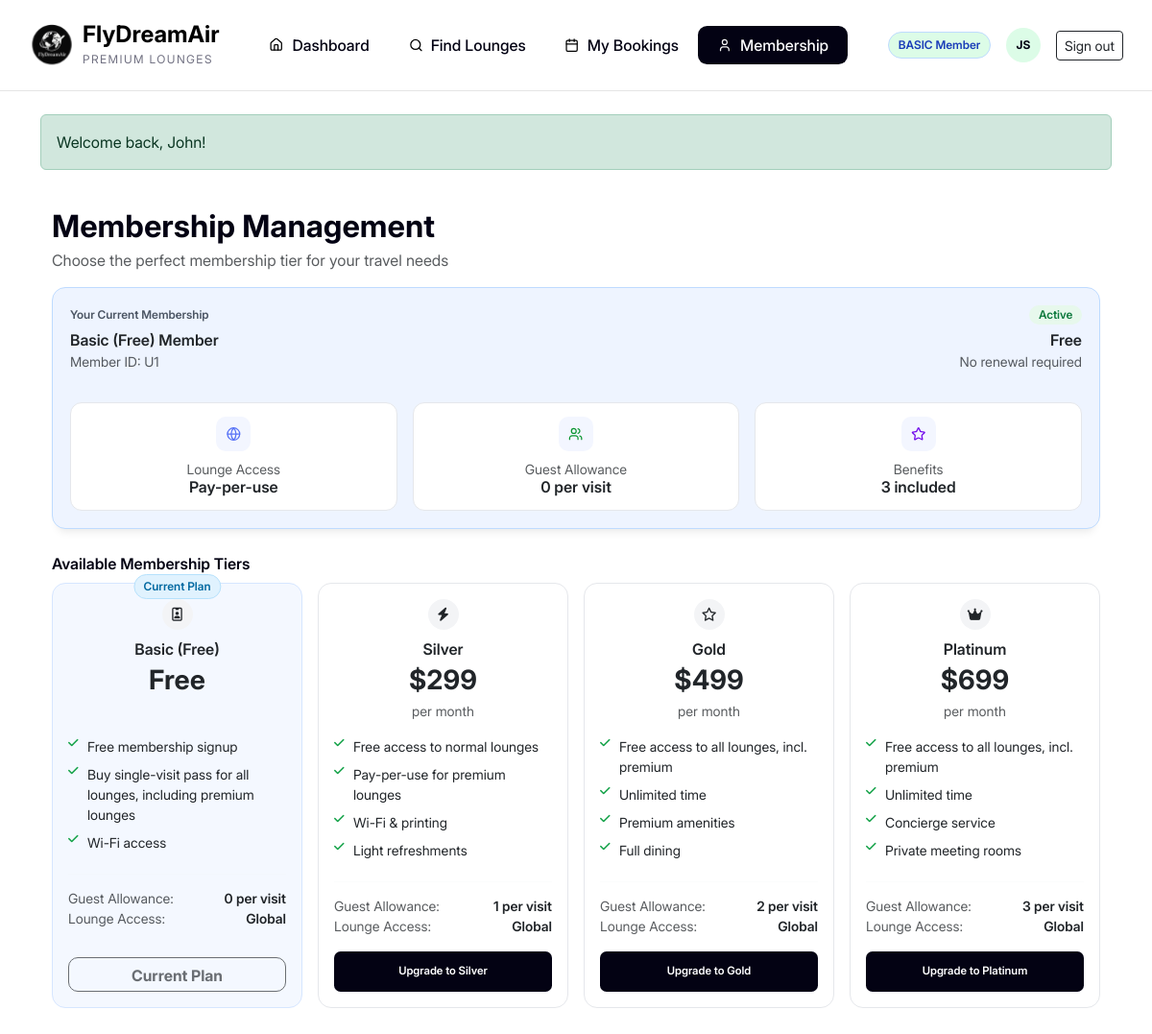
Screenshot of /?r=memberships (signed in) with the database file from the repository.
### tables this page shows
CREATE TABLE `user_memberships` (
  `id` bigint(20) UNSIGNED NOT NULL,
  `user_id` bigint(20) UNSIGNED NOT NULL,
  `plan_id` bigint(20) UNSIGNED NOT NULL,
  `status` enum('active','canceled','expired','trial') NOT NULL DEFAULT 'active',
  `started_at` datetime NOT NULL DEFAULT current_timestamp(),
  `renews_at` datetime DEFAULT NULL,
  `canceled_at` datetime DEFAULT NULL,
  `created_at` datetime NOT NULL DEFAULT current_timestamp(),
  `updated_at` datetime NOT NULL DEFAULT current_timestamp() ON UPDATE current_timestamp()
);

CREATE TABLE `membership_plans` (
  `id` bigint(20) UNSIGNED NOT NULL,
  `slug` varchar(40) NOT NULL,
  `name` varchar(80) NOT NULL,
  `monthly_fee_usd` decimal(10,2) NOT NULL,
  `guest_allowance` int(10) UNSIGNED NOT NULL DEFAULT 0,
  `normal_access` enum('pay_per_use','free') NOT NULL DEFAULT 'pay_per_use',
  `premium_access` enum('pay_per_use','free') NOT NULL DEFAULT 'pay_per_use',
  `benefits_json` longtext DEFAULT NULL CHECK (json_valid(`benefits_json`)),
  `created_at` datetime NOT NULL DEFAULT current_timestamp(),
  `updated_at` datetime NOT NULL DEFAULT current_timestamp() ON UPDATE current_timestamp()
);

### app/Helpers.php (called while the page is built, shortened)
<?php
function view($template, $data = []) {
  extract($data);
  $layout = $layout ?? 'main';
  require __DIR__ . "/Views/layouts/{$layout}.php";
}
function base_href($route = '') {
  $base = '';
  if (!empty($_SERVER['HTTP_HOST'])) {
    $scheme = (!empty($_SERVER['HTTPS']) && $_SERVER['HTTPS'] !== 'off') ? 'https' : 'http';
    $base = $scheme . '://' . $_SERVER['HTTP_HOST'] . rtrim(dirname($_SERVER['SCRIPT_NAME']), '/');
  }
  return $base . '/' . ($route ? ('?r=' . $route) : '');
}
function current_user(): ?array {
  return $_SESSION['user'] ?? null;
}
function initials_from(string $first, string $last): string {
  return strtoupper(mb_substr($first,0,1) . mb_substr($last,0,1));
}

### app/Controllers/BaseController.php (called while the page is built)
<?php
class BaseController {
  protected function render(string $template, string $title, string $layout = 'main', array $data = []): void {
    $templateVar = $template;
    $vars = array_merge($data, [
      'title'    => $title,
      'layout'   => $layout,
      'template' => $templateVar,
    ]);
    view($template, $vars);
  }
}

### app/Controllers/MembershipController.php (called while the page is built, shortened)
<?php
require_once __DIR__ . '/../Models/Membership.php';
class MembershipController extends BaseController
{
    public function index()
    {
        $plans    = Membership::allPlans();
        $user     = current_user();
        $current  = null;
        $currSlug = 'basic';
        if ($user) {
            $dbPlan = Membership::userCurrent((int) $user['id']);
            if ($dbPlan) {
                $current  = $dbPlan;
                $currSlug = strtolower($dbPlan['slug']);
            }
        }
        $this->render('memberships', 'Memberships', 'main', [
            'plans'    => $plans,
            'current'  => $current,
            'user'     => $user,
            'currSlug' => $currSlug,
        ]);
    }
}

### app/Router.php (called while the page is built, shortened)
<?php
require_once __DIR__ . '/Helpers.php';
require_once __DIR__ . '/Controllers/BaseController.php';
$r = $_GET['r'] ?? 'welcome';
$routes = [
  'welcome'     => 'WelcomeController@index',
  'auth'        => 'AuthController@index',
  'signin'      => 'AuthController@signin',
  'signup'      => 'AuthController@signup',
  'signout'     => 'AuthController@signout',
  'dashboard'   => 'DashboardController@index',
  'find'        => 'LoungeController@index',
  'bookings'    => 'BookingController@index',
  'flight_lookup'   => 'BookingController@flightLookup',
  'booking_quote'   => 'BookingController@quote',
  'booking_store'   => 'BookingController@store',
  'booking_cancel'  => 'BookingController@cancel',
  'qr'              => 'BookingController@qr',
  'qr_img'              => 'BookingController@qrImg',
  'slots'           => 'BookingController@slots',
  'memberships' => 'MembershipController@index',
  'membership_upgrade' => 'MembershipController@upgrade',
  'profile'     => 'ProfileController@index',
  'profile_update'   => 'ProfileController@update',
  'profile_password' => 'ProfileController@password',
  'profile_prefs'    => 'ProfileController@preferences',
  'forgot'      => 'PasswordController@request',
  'forgot_done' => 'PasswordController@sent',
];
list($controller, $method) = explode('@', $routes[$r]);
$instance = new $controller();
$instance->$method();

### public/index.php (called while the page is built)
<?php require_once __DIR__ . '/../app/Router.php';

### config/database.php (called while the page is built)
<?php
function db(): PDO {
  static $pdo = null;
  if ($pdo instanceof PDO) return $pdo;
  $envPath = __DIR__ . '/../.env';
  $env = file_exists($envPath) ? parse_ini_file($envPath, false, INI_SCANNER_TYPED) : [];
  $host = $env['DB_HOST'] ?? '127.0.0.1';
  $port = $env['DB_PORT'] ?? 3306;
  $db   = $env['DB_DATABASE'] ?? 'flydreamair';
  $user = $env['DB_USERNAME'] ?? 'root';
  $pass = $env['DB_PASSWORD'] ?? '';
  $dsn = "mysql:host={$host};port={$port};dbname={$db};charset=utf8mb4";
  $pdo = new PDO($dsn, $user, $pass, [
    PDO::ATTR_ERRMODE => PDO::ERRMODE_EXCEPTION,
    PDO::ATTR_DEFAULT_FETCH_MODE => PDO::FETCH_ASSOC,
  ]);
  return $pdo;
}

### app/Models/Model.php (called while the page is built)
<?php
require_once __DIR__ . '/../../config/database.php';
abstract class Model {
  protected static function db(): PDO {
    return db();
  }
}

### app/Models/Membership.php (called while the page is built, shortened)
<?php
require_once __DIR__ . '/Model.php';
class Membership extends Model
{
    public static function allPlans(): array
    {
        $sql  = "SELECT id, slug, name, monthly_fee_usd, guest_allowance,
                        normal_access, premium_access, benefits_json
                 FROM membership_plans
                 ORDER BY monthly_fee_usd ASC";
        $rows = self::db()->query($sql)->fetchAll();
        $bySlug = [];
        foreach ($rows as $r) {
            $r['slug'] = strtolower($r['slug'] ?? 'basic');
            $r['benefits'] = [];
            if (!empty($r['benefits_json'])) {
                $arr = json_decode($r['benefits_json'], true);
                if (is_array($arr)) {
                    $r['benefits'] = $arr;
                }
            }
            $bySlug[$r['slug']] = $r;
        }
        return $bySlug;
    }
    public static function userCurrent(?int $userId): ?array
    {
        $sql = "SELECT mp.*, um.id AS user_membership_id
                  FROM user_memberships um
                  JOIN membership_plans mp ON mp.id = um.plan_id
                 WHERE um.user_id = :uid AND um.status = 'active'
                 ORDER BY um.started_at DESC
                 LIMIT 1";
        $st  = self::db()->prepare($sql);
        $st->execute([':uid' => $userId]);
        $row = $st->fetch();
        $row['slug'] = strtolower($row['slug'] ?? 'basic');
        $row['benefits'] = [];
        if (!empty($row['benefits_json'])) {
            $arr = json_decode($row['benefits_json'], true);
            if (is_array($arr)) {
                $row['benefits'] = $arr;
            }
        }
        return $row;
    }
}

### app/Views/pages/memberships.php (the view, shortened to what this page needs)
<?php
$plans    = $plans    ?? [];
$current  = $current  ?? null;
$user     = $user     ?? null;
$isGuest  = !$user;
$currSlug = isset($currSlug)
  ? strtolower($currSlug)
  : strtolower($current['slug'] ?? 'basic');
$fmtPrice = fn($p) => (float)$p > 0 ? ('$' . number_format((float)$p, 0)) : 'Free';
?>
<div class="container py-4">
  <div class="mb-3">
    <h2 class="fw-bold mb-1">Membership Management</h2>
    <div class="text-muted">Choose the perfect membership tier for your travel needs</div>
  </div>
  <div class="card member-current mb-4">
    <div class="card-body">
      <div class="d-flex justify-content-between align-items-center flex-wrap gap-2 mb-1">
        <div class="label-small">Your Current Membership</div>
        <span class="badge badge-active">Active</span>
      </div>
      <div class="d-flex justify-content-between align-items-center flex-wrap gap-2">
        <div class="fw-semibold"><?= htmlspecialchars($current['name'] ?? 'Basic (Free)') ?> Member</div>
        <div class="fw-semibold"><?= $fmtPrice($current['monthly_fee_usd'] ?? 0) ?></div>
      </div>
      <div class="d-flex justify-content-between align-items-center flex-wrap gap-2 text-muted small">
        <div>Member ID: <span class="text-muted"><?= $user ? ('U' . $user['id']) : '—' ?></span></div>
        <div><?= ($current['slug'] ?? 'basic') === 'basic' ? 'No renewal required' : 'Renews monthly' ?></div>
      </div>
      <div class="row g-3 mt-3">
        <div class="col-12 col-md-4">
          <div class="member-tile vcenter">
            <div class="tile-ico"><img src="assets/img/lounge-icon.svg" class="inline-icon tint-blue" alt=""></div>
            <div class="tile-lines">
              <div class="small text-muted">Lounge Access</div>
              <div class="fw-semibold">
                <?= ($current['premium_access'] ?? 'pay_per_use') === 'free'
                      ? 'All incl. Premium'
                      : (($current['normal_access'] ?? 'pay_per_use') === 'free'
                          ? 'Normal lounges free'
                          : 'Pay-per-use') ?>
              </div>
            </div>
          </div>
        </div>
        <div class="col-12 col-md-4">
          <div class="member-tile vcenter">
            <div class="tile-ico"><img src="assets/img/guest-icon.svg" class="inline-icon tint-green" alt=""></div>
            <div class="tile-lines">
              <div class="small text-muted">Guest Allowance</div>
              <div class="fw-semibold"><?= (int)($current['guest_allowance'] ?? 0) ?> per visit</div>
            </div>
          </div>
        </div>
        <div class="col-12 col-md-4">
          <div class="member-tile vcenter">
            <div class="tile-ico"><img src="assets/img/star.svg" class="inline-icon tint-purple" alt=""></div>
            <div class="tile-lines">
              <div class="small text-muted">Benefits</div>
              <div class="fw-semibold"><?= isset($current['benefits']) ? count($current['benefits']) : 0 ?> included</div>
            </div>
          </div>
        </div>
      </div>
    </div>
  </div>
  <div class="mb-2 fw-semibold">Available Membership Tiers</div>
  <div class="row g-3 mb-4">
    <?php foreach ($plans as $slug => $p): ?>
      <?php
        $slugLower = strtolower($slug);
        $isCurrent = ($slugLower === $currSlug);
        $price     = $fmtPrice($p['monthly_fee_usd']);
      ?>
      <div class="col-12 col-md-6 col-xl-3">
        <div class="card tier-card h-100 position-relative <?= $isCurrent ? 'current' : '' ?>">
          <?php if ($isCurrent): ?>
            <span class="pill-current pill-centered">Current Plan</span>
          <?php endif; ?>
          <div class="card-body d-flex flex-column align-items-stretch">
            <div class="tier-top text-center">
              <span class="ico-circle mb-2">
                <?php if ($slugLower==='silver'): ?><i class="fa-solid fa-bolt"></i>
                <?php elseif ($slugLower==='gold'): ?><i class="fa-regular fa-star"></i>
                <?php elseif ($slugLower==='platinum'): ?><i class="fa-solid fa-crown"></i>
                <?php else: ?><i class="fa-regular fa-id-badge"></i><?php endif; ?>
              </span>
              <div class="fw-semibold"><?= htmlspecialchars($p['name']) ?></div>
              <div class="h3 fw-bold my-1"><?= $price ?></div>
              <div class="text-muted small mb-3"><?= (float)$p['monthly_fee_usd'] > 0 ? 'per month' : '&nbsp;' ?></div>
            </div>
            <ul class="member-list small">
              <?php foreach (array_slice($p['benefits'] ?? [], 0, 6) as $b): ?>
                <li><?= htmlspecialchars($b) ?></li>
              <?php endforeach; ?>
            </ul>
            <hr class="tier-sep">
            <div class="small">
              <div class="d-flex justify-content-between">
                <span class="text-muted">Guest Allowance:</span>
                <span class="fw-semibold"><?= (int)$p['guest_allowance'] ?> per visit</span>
              </div>
              <div class="d-flex justify-content-between">
                <span class="text-muted">Lounge Access:</span>
                <span class="fw-semibold">Global</span>
              </div>
            </div>
            <div class="mt-auto pt-3">
              <?php if ($isCurrent): ?>
                <button class="btn btn-disabled w-100" disabled>Current Plan</button>
              <?php else: ?>
                <?php if ($isGuest): ?>
                  <a class="btn btn-fda btn-fda-primary w-100" href="<?= base_href('welcome') ?>">Sign up to Upgrade</a>
                <?php else: ?>
                  <button
                    class="btn btn-fda btn-fda-primary w-100 btn-upgrade-tier"
                    data-plan="<?= htmlspecialchars($slugLower) ?>"
                    data-price="<?= htmlspecialchars((string)$p['monthly_fee_usd']) ?>"
                    data-benefits='<?= json_encode($p["benefits"] ?? []) ?>'>
                    Upgrade to <?= htmlspecialchars($p['name']) ?>
                  </button>
                <?php endif; ?>
              <?php endif; ?>
            </div>
          </div>
        </div>
      </div>
    <?php endforeach; ?>
  </div>
</div>

### app/Views/partials/header.php (shortened to what this page needs)
<?php
  $activeRoute = $_GET['r'] ?? 'dashboard';
  $is = fn($route) => $activeRoute === $route ? 'active' : '';
  $navUser = current_user();
  $isGuest = !$navUser;
  $planSlug = 'basic';
  if ($navUser) {
    require_once __DIR__ . '/../../Models/Membership.php';
    try {
      $p = Membership::userCurrent((int)$navUser['id']);
      if ($p && !empty($p['slug'])) {
        $planSlug = strtolower($p['slug']);
      }
    } catch (Throwable $e) {
      $planSlug = 'basic';
    }
  }
  $badgeText = $isGuest ? 'GUEST' : (strtoupper($planSlug) . ' Member');
  $initials = $isGuest ? 'GU' : initials_from($navUser['first_name'], $navUser['last_name']);
?>
<nav class="navbar navbar-expand-lg header-bar bg-white">
  <div class="container align-items-center">
    <a class="navbar-brand d-flex align-items-center gap-2" href="<?= base_href('dashboard') ?>">
      <img src="assets/img/logo.svg" alt="FlyDreamAir" class="brand-logo" width="40" height="40">
      <div class="d-flex flex-column brand-stack">
        <span class="fw-bold brand-title">FlyDreamAir</span>
        <small class="brand-sub">Premium Lounges</small>
      </div>
    </a>
    <div class="collapse navbar-collapse" id="mainNav">
      <ul class="navbar-nav app-nav ms-3 me-auto">
        <li class="nav-item">
          <a class="nav-link app-pill <?= $is('dashboard') ?>" href="<?= base_href('dashboard') ?>">
            <img class="nav-icon" src="assets/img/dashboard-icon.svg" alt="">
            <span>Dashboard</span>
          </a>
        </li>
        <li class="nav-item">
          <a class="nav-link app-pill <?= $is('find') ?>" href="<?= base_href('find') ?>">
            <img class="nav-icon" src="assets/img/search-icon.svg" alt="">
            <span>Find Lounges</span>
          </a>
        </li>
        <?php if (!$isGuest): ?>
          <li class="nav-item">
            <a class="nav-link app-pill <?= $is('bookings') ?>" href="<?= base_href('bookings') ?>">
              <img class="nav-icon" src="assets/img/booking-icon.svg" alt="">
              <span>My Bookings</span>
            </a>
          </li>
        <?php endif; ?>
        <li class="nav-item">
          <a class="nav-link app-pill <?= $is('memberships') ?>" href="<?= base_href('memberships') ?>">
            <img class="nav-icon" src="assets/img/membership-icon.svg" alt="">
            <span>Membership</span>
          </a>
        </li>
      </ul>
      <div class="d-flex align-items-center gap-3">
        <span class="member-badge"><?= htmlspecialchars($badgeText) ?></span>
        <?php if ($isGuest): ?>
          <a href="<?= base_href('welcome') ?>" class="btn btn-sm btn-outline-dark">Sign in</a>
        <?php else: ?>
          <a href="<?= base_href('profile') ?>" class="avatar-initials text-decoration-none">
            <?= htmlspecialchars($initials) ?>
          </a>
          <a href="<?= base_href('signout') ?>" class="btn btn-sm btn-outline-dark">Sign out</a>
        <?php endif; ?>
      </div>
    </div>
  </div>
</nav>

### rows the page displays
user_memberships: plan.slug "BASIC Member", plan.name "Basic (Free)", plan.monthly_fee_usd "Free", plan.guest_allowance "0"
membership_plans: name "Silver", monthly_fee_usd "$299", shows "per month", b "Free access to normal lounges", b "Pay-per-use for premium lounges", b "Wi-Fi & printing", b "Light refreshments", guest_allowance "1"
membership_plans: name "Gold", monthly_fee_usd "$499", shows "per month", b "Free access to all lounges, incl. premium", b "Unlimited time", b "Premium amenities", b "Full dining", guest_allowance "2"
membership_plans: name "Platinum", monthly_fee_usd "$699", shows "per month", b "Free access to all lounges, incl. premium", b "Unlimited time", b "Concierge service", b "Private meeting rooms", guest_allowance "3"

### other values shown
$initials "JS"
$msg "Welcome back, John!"
$user['id'] "1"
count($current['benefits']) "3"
$p['name'] "Basic (Free)"
$price "Free"
$b "Free membership signup"
$b "Buy single-visit pass for all lounges, including premium lounges"
$b "Wi-Fi access"
$p['guest_allowance'] "0"
